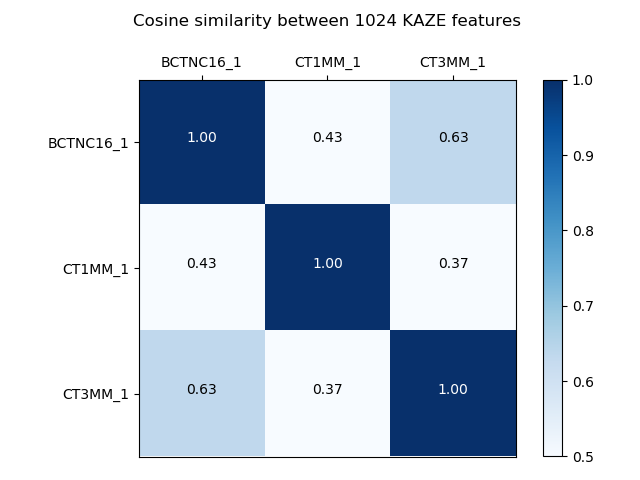
#> input picture image_feature_extraction/similarities_1024.png, 640 x 480 px, given as the content of the folder ./images, which was not available
$ python extraction_script.py
#> lines starting #> are read from the running program, lines starting #| are printed output that depends on the picture; after the words box and inside, x2 and y2 are one past the last pixel; in counts of white or black regions, pixels touching at a corner belong together; pictures that were not available may be replaced by others from this repository, and a replacement may not be noted
#> in extract_features, image is the input picture: shape (480, 640, 3); mean B, G, R 224.6, 211.9, 201.4
import os

import cv2
import itertools
import matplotlib.pyplot as plt
import numpy as np
import pandas as pd
from sklearn.metrics.pairwise import cosine_similarity


def auto_crop(image):
    grayimage = cv2.cvtColor(image, cv2.COLOR_BGR2GRAY)
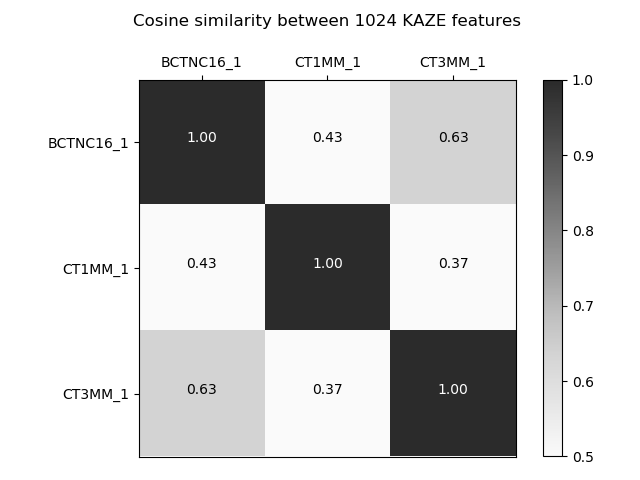
#> grayimage: shape (480, 640); min 0, max 255, mean 210.2
    ret, thresh = cv2.threshold(grayimage, 128, 255, cv2.THRESH_BINARY)
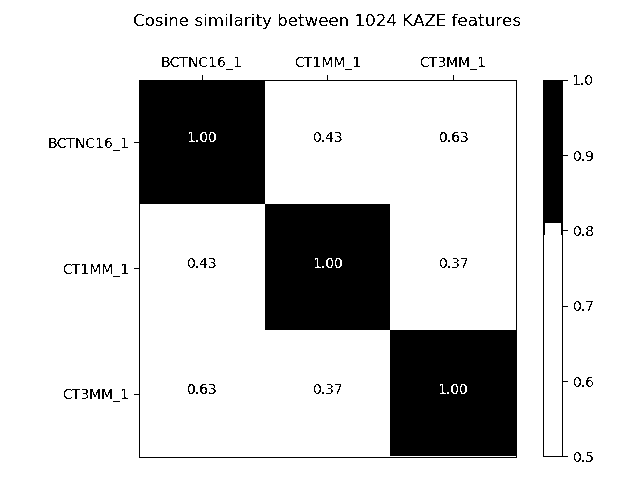
#> thresh: shape (480, 640); 82.1% white; 130 black regions (37 under 20 px)

    contours, hierarchy = cv2.findContours(thresh, cv2.RETR_LIST, cv2.CHAIN_APPROX_SIMPLE)
#> contours = 256 contours, 120 with area under 20; largest, box (x1, y1, x2, y2) and area: (0, 0, 640, 480) 306081, (133, 74, 518, 459) 143693, (140, 81, 516, 457) 109250, (264, 203, 391, 331) 16000, (542, 79, 569, 458) 7991

    for contour in contours:
        if cv2.contourArea(contour) < 500:
            continue
        ext_left = tuple(contour[contour[:, :, 0].argmin()][0])
        ext_right = tuple(contour[contour[:, :, 0].argmax()][0])
        ext_top = tuple(contour[contour[:, :, 1].argmin()][0])
        ext_bot = tuple(contour[contour[:, :, 1].argmax()][0])
        cropped_image = grayimage[ext_top[1]:ext_bot[1], ext_left[0]:ext_right[0]]
        # cv2.imshow('image', cropped_image)
        # cv2.waitKey(0)
        return cropped_image
#> this loop made 94 passes
#> contour on passes 7, 10, 15, 28, 45, 54, 59: [[70, 397], [71, 396], [72, 397], [71, 398]], [[447, 392], [447, 393], [448, 393], [448, 392]], [[70, 390], [71, 389], [72, 390], [71, 391]], [[590, 385], [591, 384], [592, 385], [591, 386]], [[590, 381], [591, 380], [592, 381], [591, 382]], [[70, 272], [71, 271], [72, 272], [71, 273]], [[322, 266], [322, 267], [323, 267], [323, 266]]

    return None


def extract_features(image_path, vector_size=32):
    image = cv2.imread(image_path)
    image = auto_crop(image)
    cv2.imwrite(os.path.join(os.curdir, 'cropped', os.path.basename(image_path)), image)
    try:
        alg = cv2.KAZE_create()
        kps = alg.detect(image)
#> kps = ()
        kps = sorted(kps, key=lambda x: -x.response)[:vector_size]
#> kps = []
        kps, dsc = alg.compute(image, kps)
#> kps = ()
#> (the run stopped early here; a loop or call above may not have finished)

$ run again, on image_feature_extraction/similarities_64.png
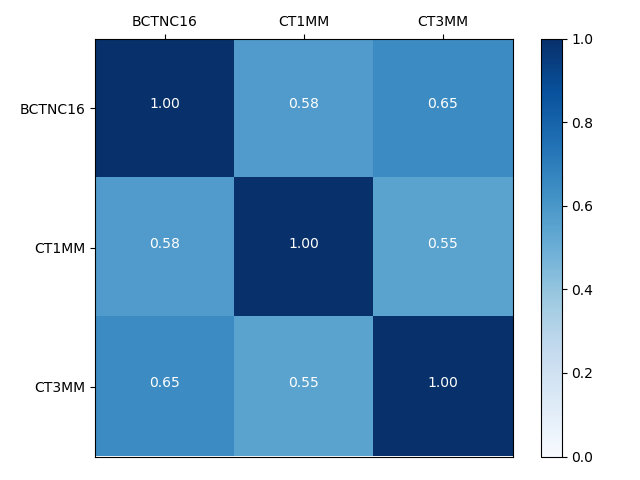
#> input picture image_feature_extraction/similarities_64.png, 640 x 480 px, given as the content of the folder ./images, which was not available
#> in extract_features, image is the input picture: shape (480, 640, 3); mean B, G, R 202.4, 171.9, 134.6
#> in auto_crop, `grayimage = cv2.cvtColor(image, cv2.COLOR_BGR2GRAY)`:
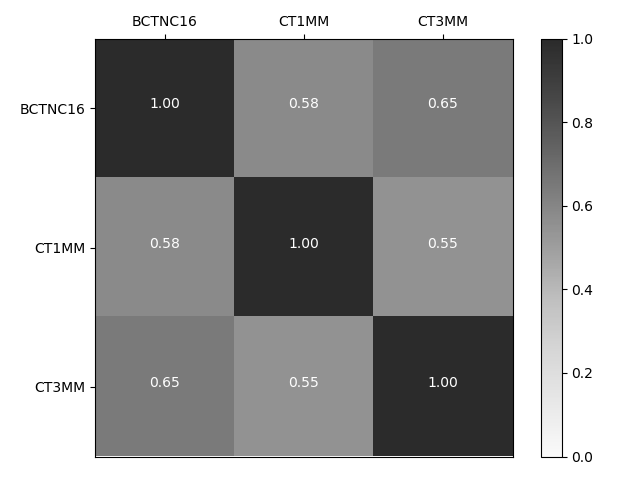
#> grayimage: shape (480, 640); min 0, max 255, mean 164.2
#> in auto_crop, `ret, thresh = cv2.threshold(grayimage, 128, 255, cv2.THRESH_BINARY)`:
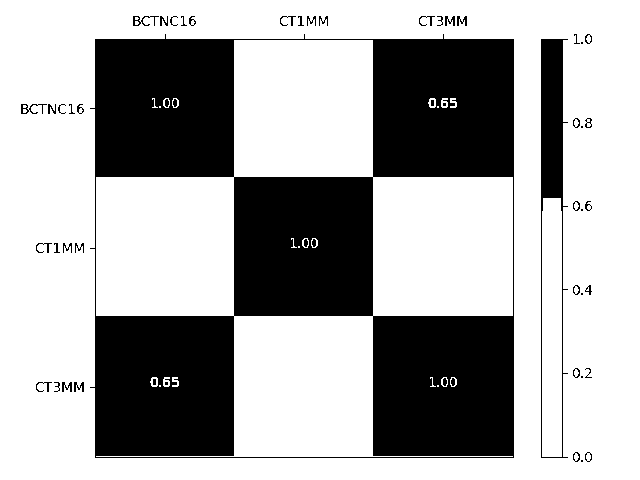
#> thresh: shape (480, 640); 66.5% white; 56 black regions (13 under 20 px)
#> contours = 151 contours, 72 with area under 20; largest, box (x1, y1, x2, y2) and area: (0, 0, 640, 480) 306081, (89, 33, 515, 459) 176452, (96, 40, 513, 457) 95775, (233, 176, 374, 317) 19598, (540, 38, 569, 459) 9713
#> the loop in auto_crop, `for contour in contours:` made 70 passes
#> contour on passes 9, 11, 12, 15, 35, 36, 37, 46: [[42, 390], [43, 389], [44, 390], [43, 391]], [[437, 385], [437, 386], [438, 386], [438, 385]], [[159, 385], [159, 386], [160, 386], [160, 385]], [[42, 383], [43, 382], [44, 383], [43, 384]], [[586, 375], [587, 374], [588, 375], [587, 376]], [[587, 374], [588, 373], [589, 374], [588, 375]], [[584, 369], [585, 368], [586, 369], [585, 370]], [[42, 251], [43, 250], [44, 251], [43, 252]]
#> in extract_features, `kps = alg.detect(image)`: kps = ()
#> in extract_features, `kps = sorted(kps, key=lambda x: -x.response)[:vector_size]`: kps = []
#> in extract_features, `kps, dsc = alg.compute(image, kps)`: kps = ()
